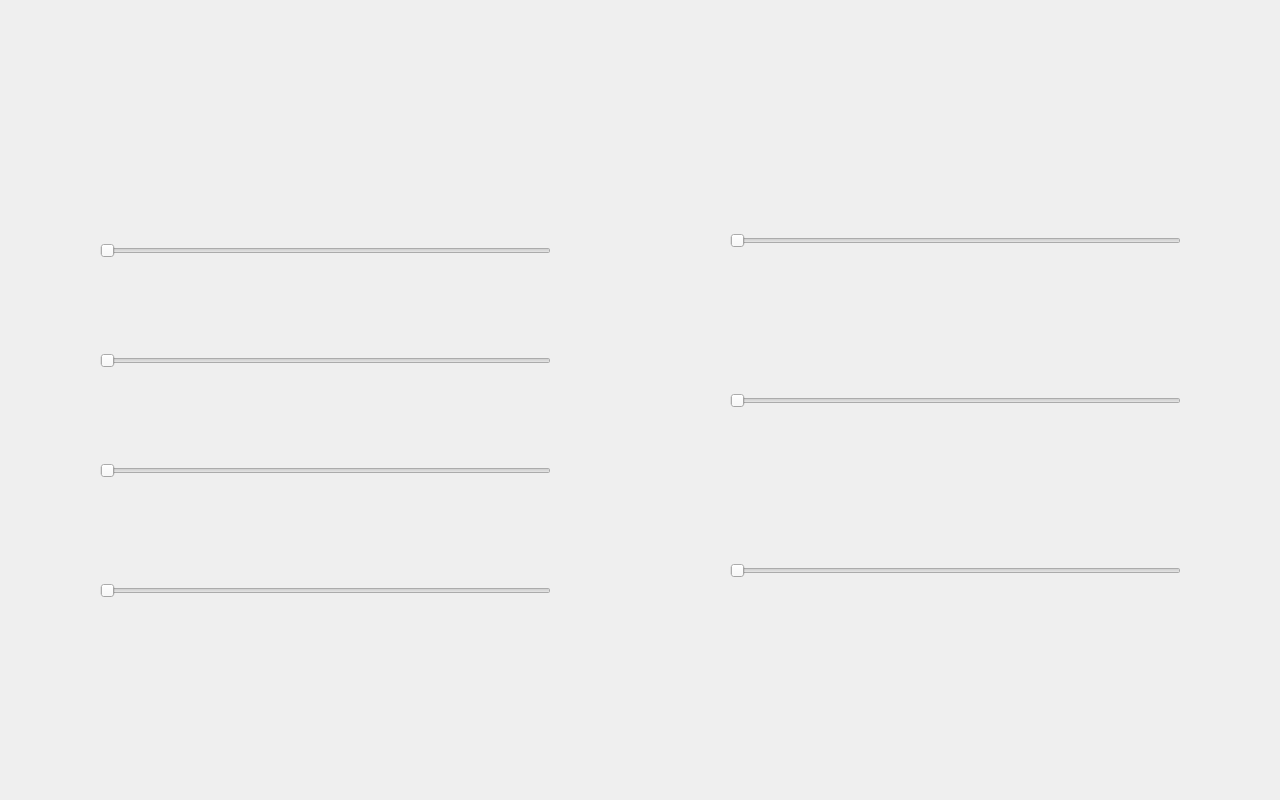
<?xml version="1.0" encoding="UTF-8"?>
<ui version="4.0">
 <class>Time_setting</class>
 <widget class="QDialog" name="Time_setting">
  <property name="geometry">
   <rect>
    <x>0</x>
    <y>0</y>
    <width>1280</width>
    <height>800</height>
   </rect>
  </property>
  <property name="windowTitle">
   <string>Dialog</string>
  </property>
  <property name="styleSheet">
   <string notr="true">QDialog#Time_setting {
background-image: url(:/BG/time setting/time setting.jpg);
}

QPushButton#manual {
background-color: transparent;
border-image: url(:/Button/position setting/manual button.png);
background: none;
border: none;
background-repeat: none;
}

QPushButton#save {
background-color: transparent;
border-image: url(:/Button/position setting/save.png);
background: none;
border: none;
background-repeat: none;
}

QPushButton#back {
background-color: transparent;
border-image: url(:/Button/position setting/back position setting.png);
background: none;
border: none;
background-repeat: none;
}

QPushButton#minus1 {
background-color: transparent;
border-image: url(:/Button/time setting/minus.png);
background: none;
border: none;
background-repeat: none;
}
QPushButton#minus1:pressed {
border-image: url(:/Button/time setting/minus on.png);
}

QPushButton#plus1 {
background-color: transparent;
border-image: url(:/Button/time setting/plus.png);
background: none;
border: none;
background-repeat: none;
}
QPushButton#plus1:pressed {
border-image: url(:/Button/time setting/plus on.png);
}

QPushButton#minus2 {
background-color: transparent;
border-image: url(:/Button/time setting/minus.png);
background: none;
border: none;
background-repeat: none;
}
QPushButton#minus2:pressed {
border-image: url(:/Button/time setting/minus on.png);
}

QPushButton#plus2 {
background-color: transparent;
border-image: url(:/Button/time setting/plus.png);
background: none;
border: none;
background-repeat: none;
}
QPushButton#plus2:pressed {
border-image: url(:/Button/time setting/plus on.png);
}

QPushButton#minus3 {
background-color: transparent;
border-image: url(:/Button/time setting/minus.png);
background: none;
border: none;
background-repeat: none;
}
QPushButton#minus3:pressed {
border-image: url(:/Button/time setting/minus on.png);
}

QPushButton#plus3 {
background-color: transparent;
border-image: url(:/Button/time setting/plus.png);
background: none;
border: none;
background-repeat: none;
}
QPushButton#plus3:pressed {
border-image: url(:/Button/time setting/plus on.png);
}

QPushButton#minus4 {
background-color: transparent;
border-image: url(:/Button/time setting/minus.png);
background: none;
border: none;
background-repeat: none;
}
QPushButton#minus4:pressed {
border-image: url(:/Button/time setting/minus on.png);
}

QPushButton#plus4 {
background-color: transparent;
border-image: url(:/Button/time setting/plus.png);
background: none;
border: none;
background-repeat: none;
}
QPushButton#plus4:pressed {
border-image: url(:/Button/time setting/plus on.png);
}

QPushButton#minus5 {
background-color: transparent;
border-image: url(:/Button/time setting/minus.png);
background: none;
border: none;
background-repeat: none;
}
QPushButton#minus5:pressed {
border-image: url(:/Button/time setting/minus on.png);
}

QPushButton#plus5 {
background-color: transparent;
border-image: url(:/Button/time setting/plus.png);
background: none;
border: none;
background-repeat: none;
}
QPushButton#plus5:pressed {
border-image: url(:/Button/time setting/plus on.png);
}

QPushButton#minus6 {
background-color: transparent;
border-image: url(:/Button/time setting/minus.png);
background: none;
border: none;
background-repeat: none;
}
QPushButton#minus6:pressed {
border-image: url(:/Button/time setting/minus on.png);
}

QPushButton#plus6 {
background-color: transparent;
border-image: url(:/Button/time setting/plus.png);
background: none;
border: none;
background-repeat: none;
}
QPushButton#plus6:pressed {
border-image: url(:/Button/time setting/plus on.png);
}

QPushButton#minus7 {
background-color: transparent;
border-image: url(:/Button/time setting/minus.png);
background: none;
border: none;
background-repeat: none;
}
QPushButton#minus7:pressed {
border-image: url(:/Button/time setting/minus on.png);
}

QPushButton#plus7 {
background-color: transparent;
border-image: url(:/Button/time setting/plus.png);
background: none;
border: none;
background-repeat: none;
}
QPushButton#plus7:pressed {
border-image: url(:/Button/time setting/plus on.png);
}

QLabel#label_1 {
background-color: transparent;
border-image: url(:/Button/time setting/label.png);
background: none;
border: none;
background-repeat: none;
}

QLabel#label_2 {
background-color: transparent;
border-image: url(:/Button/time setting/label.png);
background: none;
border: none;
background-repeat: none;
}

QLabel#label_3 {
background-color: transparent;
border-image: url(:/Button/time setting/label.png);
background: none;
border: none;
background-repeat: none;
}

QLabel#label_4 {
background-color: transparent;
border-image: url(:/Button/time setting/label.png);
background: none;
border: none;
background-repeat: none;
}

QLabel#label_5 {
background-color: transparent;
border-image: url(:/Button/time setting/label.png);
background: none;
border: none;
background-repeat: none;
}

QLabel#label_6 {
background-color: transparent;
border-image: url(:/Button/time setting/label.png);
background: none;
border: none;
background-repeat: none;
}

QLabel#label_7 {
background-color: transparent;
border-image: url(:/Button/time setting/label.png);
background: none;
border: none;
background-repeat: none;
}
</string>
  </property>
  <widget class="QSlider" name="release_slide">
   <property name="geometry">
    <rect>
     <x>100</x>
     <y>340</y>
     <width>451</width>
     <height>41</height>
    </rect>
   </property>
   <property name="maximum">
    <number>10000</number>
   </property>
   <property name="orientation">
    <enum>Qt::Horizontal</enum>
   </property>
  </widget>
  <widget class="QSlider" name="grab_slide">
   <property name="geometry">
    <rect>
     <x>100</x>
     <y>230</y>
     <width>451</width>
     <height>41</height>
    </rect>
   </property>
   <property name="maximum">
    <number>10000</number>
   </property>
   <property name="singleStep">
    <number>1</number>
   </property>
   <property name="orientation">
    <enum>Qt::Horizontal</enum>
   </property>
  </widget>
  <widget class="QSlider" name="absorbsub_slide">
   <property name="geometry">
    <rect>
     <x>100</x>
     <y>450</y>
     <width>451</width>
     <height>41</height>
    </rect>
   </property>
   <property name="maximum">
    <number>10000</number>
   </property>
   <property name="orientation">
    <enum>Qt::Horizontal</enum>
   </property>
  </widget>
  <widget class="QSlider" name="releasesub_slide">
   <property name="geometry">
    <rect>
     <x>100</x>
     <y>570</y>
     <width>451</width>
     <height>41</height>
    </rect>
   </property>
   <property name="maximum">
    <number>10000</number>
   </property>
   <property name="orientation">
    <enum>Qt::Horizontal</enum>
   </property>
  </widget>
  <widget class="QSlider" name="heater_slide">
   <property name="geometry">
    <rect>
     <x>730</x>
     <y>220</y>
     <width>451</width>
     <height>41</height>
    </rect>
   </property>
   <property name="maximum">
    <number>10000</number>
   </property>
   <property name="orientation">
    <enum>Qt::Horizontal</enum>
   </property>
  </widget>
  <widget class="QSlider" name="water_slide">
   <property name="geometry">
    <rect>
     <x>730</x>
     <y>380</y>
     <width>451</width>
     <height>41</height>
    </rect>
   </property>
   <property name="maximum">
    <number>10000</number>
   </property>
   <property name="orientation">
    <enum>Qt::Horizontal</enum>
   </property>
  </widget>
  <widget class="QSlider" name="rotate_slide">
   <property name="geometry">
    <rect>
     <x>730</x>
     <y>550</y>
     <width>451</width>
     <height>41</height>
    </rect>
   </property>
   <property name="maximum">
    <number>10000</number>
   </property>
   <property name="orientation">
    <enum>Qt::Horizontal</enum>
   </property>
  </widget>
  <widget class="QPushButton" name="manual">
   <property name="geometry">
    <rect>
     <x>470</x>
     <y>714</y>
     <width>288</width>
     <height>90</height>
    </rect>
   </property>
   <property name="text">
    <string/>
   </property>
  </widget>
  <widget class="QPushButton" name="save">
   <property name="geometry">
    <rect>
     <x>751</x>
     <y>713</y>
     <width>268</width>
     <height>90</height>
    </rect>
   </property>
   <property name="text">
    <string/>
   </property>
  </widget>
  <widget class="QPushButton" name="back">
   <property name="geometry">
    <rect>
     <x>1014</x>
     <y>712</y>
     <width>270</width>
     <height>90</height>
    </rect>
   </property>
   <property name="text">
    <string/>
   </property>
  </widget>
  <widget class="QLabel" name="label_1">
   <property name="geometry">
    <rect>
     <x>290</x>
     <y>260</y>
     <width>47</width>
     <height>41</height>
    </rect>
   </property>
   <property name="font">
    <font>
     <pointsize>12</pointsize>
    </font>
   </property>
   <property name="text">
    <string/>
   </property>
   <property name="alignment">
    <set>Qt::AlignCenter</set>
   </property>
  </widget>
  <widget class="QLabel" name="label_2">
   <property name="geometry">
    <rect>
     <x>290</x>
     <y>370</y>
     <width>81</width>
     <height>41</height>
    </rect>
   </property>
   <property name="font">
    <font>
     <pointsize>12</pointsize>
    </font>
   </property>
   <property name="text">
    <string/>
   </property>
   <property name="alignment">
    <set>Qt::AlignCenter</set>
   </property>
  </widget>
  <widget class="QLabel" name="label_3">
   <property name="geometry">
    <rect>
     <x>290</x>
     <y>480</y>
     <width>47</width>
     <height>41</height>
    </rect>
   </property>
   <property name="font">
    <font>
     <pointsize>12</pointsize>
    </font>
   </property>
   <property name="text">
    <string/>
   </property>
   <property name="alignment">
    <set>Qt::AlignCenter</set>
   </property>
  </widget>
  <widget class="QLabel" name="label_4">
   <property name="geometry">
    <rect>
     <x>290</x>
     <y>600</y>
     <width>47</width>
     <height>41</height>
    </rect>
   </property>
   <property name="font">
    <font>
     <pointsize>12</pointsize>
    </font>
   </property>
   <property name="text">
    <string/>
   </property>
   <property name="alignment">
    <set>Qt::AlignCenter</set>
   </property>
  </widget>
  <widget class="QLabel" name="label_5">
   <property name="geometry">
    <rect>
     <x>940</x>
     <y>250</y>
     <width>47</width>
     <height>41</height>
    </rect>
   </property>
   <property name="font">
    <font>
     <pointsize>12</pointsize>
    </font>
   </property>
   <property name="text">
    <string/>
   </property>
   <property name="alignment">
    <set>Qt::AlignCenter</set>
   </property>
  </widget>
  <widget class="QLabel" name="label_6">
   <property name="geometry">
    <rect>
     <x>940</x>
     <y>410</y>
     <width>47</width>
     <height>41</height>
    </rect>
   </property>
   <property name="font">
    <font>
     <pointsize>12</pointsize>
    </font>
   </property>
   <property name="text">
    <string/>
   </property>
   <property name="alignment">
    <set>Qt::AlignCenter</set>
   </property>
  </widget>
  <widget class="QLabel" name="label_7">
   <property name="geometry">
    <rect>
     <x>940</x>
     <y>580</y>
     <width>47</width>
     <height>51</height>
    </rect>
   </property>
   <property name="font">
    <font>
     <pointsize>12</pointsize>
    </font>
   </property>
   <property name="text">
    <string/>
   </property>
   <property name="alignment">
    <set>Qt::AlignCenter</set>
   </property>
  </widget>
  <widget class="QPushButton" name="minus1">
   <property name="geometry">
    <rect>
     <x>110</x>
     <y>265</y>
     <width>30</width>
     <height>30</height>
    </rect>
   </property>
   <property name="text">
    <string/>
   </property>
   <property name="checkable">
    <bool>true</bool>
   </property>
  </widget>
  <widget class="QPushButton" name="plus1">
   <property name="geometry">
    <rect>
     <x>510</x>
     <y>265</y>
     <width>30</width>
     <height>30</height>
    </rect>
   </property>
   <property name="text">
    <string/>
   </property>
   <property name="checkable">
    <bool>true</bool>
   </property>
  </widget>
  <widget class="QPushButton" name="plus2">
   <property name="geometry">
    <rect>
     <x>510</x>
     <y>380</y>
     <width>30</width>
     <height>30</height>
    </rect>
   </property>
   <property name="text">
    <string/>
   </property>
   <property name="checkable">
    <bool>true</bool>
   </property>
  </widget>
  <widget class="QPushButton" name="plus3">
   <property name="geometry">
    <rect>
     <x>510</x>
     <y>490</y>
     <width>30</width>
     <height>30</height>
    </rect>
   </property>
   <property name="text">
    <string/>
   </property>
   <property name="checkable">
    <bool>true</bool>
   </property>
  </widget>
  <widget class="QPushButton" name="plus4">
   <property name="geometry">
    <rect>
     <x>510</x>
     <y>610</y>
     <width>30</width>
     <height>30</height>
    </rect>
   </property>
   <property name="text">
    <string/>
   </property>
   <property name="checkable">
    <bool>true</bool>
   </property>
  </widget>
  <widget class="QPushButton" name="minus2">
   <property name="geometry">
    <rect>
     <x>110</x>
     <y>380</y>
     <width>30</width>
     <height>30</height>
    </rect>
   </property>
   <property name="text">
    <string/>
   </property>
   <property name="checkable">
    <bool>true</bool>
   </property>
  </widget>
  <widget class="QPushButton" name="minus3">
   <property name="geometry">
    <rect>
     <x>110</x>
     <y>490</y>
     <width>30</width>
     <height>30</height>
    </rect>
   </property>
   <property name="text">
    <string/>
   </property>
   <property name="checkable">
    <bool>true</bool>
   </property>
  </widget>
  <widget class="QPushButton" name="minus4">
   <property name="geometry">
    <rect>
     <x>110</x>
     <y>610</y>
     <width>30</width>
     <height>30</height>
    </rect>
   </property>
   <property name="text">
    <string/>
   </property>
   <property name="checkable">
    <bool>true</bool>
   </property>
  </widget>
  <widget class="QPushButton" name="minus5">
   <property name="geometry">
    <rect>
     <x>740</x>
     <y>260</y>
     <width>30</width>
     <height>30</height>
    </rect>
   </property>
   <property name="text">
    <string/>
   </property>
   <property name="checkable">
    <bool>true</bool>
   </property>
  </widget>
  <widget class="QPushButton" name="minus6">
   <property name="geometry">
    <rect>
     <x>740</x>
     <y>420</y>
     <width>30</width>
     <height>30</height>
    </rect>
   </property>
   <property name="text">
    <string/>
   </property>
   <property name="checkable">
    <bool>true</bool>
   </property>
  </widget>
  <widget class="QPushButton" name="minus7">
   <property name="geometry">
    <rect>
     <x>740</x>
     <y>590</y>
     <width>30</width>
     <height>30</height>
    </rect>
   </property>
   <property name="text">
    <string/>
   </property>
   <property name="checkable">
    <bool>true</bool>
   </property>
  </widget>
  <widget class="QPushButton" name="plus5">
   <property name="geometry">
    <rect>
     <x>1140</x>
     <y>260</y>
     <width>30</width>
     <height>30</height>
    </rect>
   </property>
   <property name="text">
    <string/>
   </property>
   <property name="checkable">
    <bool>true</bool>
   </property>
  </widget>
  <widget class="QPushButton" name="plus6">
   <property name="geometry">
    <rect>
     <x>1140</x>
     <y>420</y>
     <width>30</width>
     <height>30</height>
    </rect>
   </property>
   <property name="text">
    <string/>
   </property>
   <property name="checkable">
    <bool>true</bool>
   </property>
  </widget>
  <widget class="QPushButton" name="plus7">
   <property name="geometry">
    <rect>
     <x>1140</x>
     <y>590</y>
     <width>30</width>
     <height>30</height>
    </rect>
   </property>
   <property name="text">
    <string/>
   </property>
   <property name="checkable">
    <bool>true</bool>
   </property>
  </widget>
 </widget>
 <resources/>
 <connections/>
</ui>
